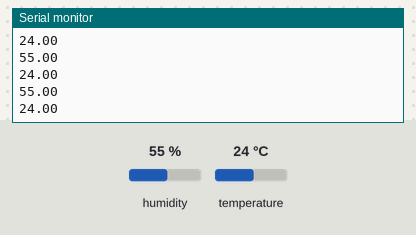
Recording of a sketch running on a simulated ESP8266 (Wemos D1 mini). Parts: the last lines printed to the serial monitor. The inputs (shaded band) are chosen by the test bench; at power-on: humidity 55 %, temperature 24 °C.

Above: at 3.1 s.
3.2 s: humidity set to 22 %
At 4.4 s:
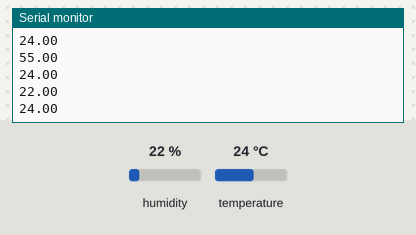
4.7 s: temperature set to 12 °C
At 6.1 s:
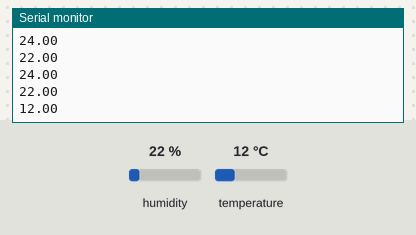
6.2 s: humidity set to 40 %
At 6.9 s:
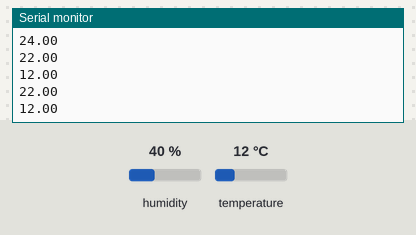
Timing chart, 0 to 9.2 s (numbered marks = the images above; inputs shaded):
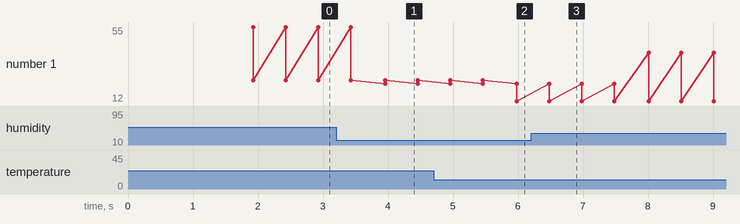

Measured:
- after the input at 3.2 s, the serial monitor: prints a new line after 0.75 s (image 1)
- after the input at 4.7 s, the serial monitor: prints a new line after 1.3 s (image 2)
- plotted number 1: 24 → 12 after the input at 4.7 s

The sketch:

DHT11_sen_to_Blynk.ino
```cpp
// Fill-in information from your Blynk Template here
#define BLYNK_TEMPLATE_ID "TMPLriduLGor"
#define BLYNK_DEVICE_NAME "DHT11 sen"

#define BLYNK_FIRMWARE_VERSION        "0.1.0"

#define BLYNK_PRINT Serial
#define BLYNK_DEBUG

#define APP_DEBUG


#define USE_NODE_MCU_BOARD


#include "BlynkEdgent.h"
#include<DHT.h>

DHT dht(D2,DHT11);


void setup()
{
  Serial.begin(115200);
  delay(100);

  BlynkEdgent.begin();
  dht.begin();

}

void loop() {
  BlynkEdgent.run();
  float hum=dht.readHumidity();
  float temp=dht.readTemperature();

  Blynk.virtualWrite(V1,hum);
  Blynk.virtualWrite(V2,temp);

  Serial.println(hum);
  Serial.println(temp);
  delay(500);

}
```
